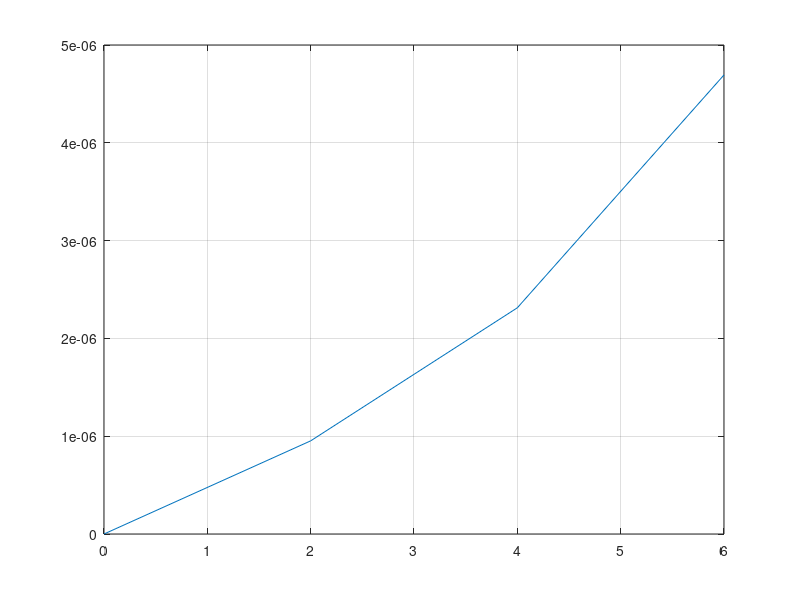

MATLAB code for this plot:
clc; 
clear all;
close all;

%% Entrada de dados 
% -------- Matriz de coordenadas do sistema --------
% Coord=[X | Y | Z] => Matriz de coordenadas 
coord=[0 0 0;
       2 0 0;
       4 0 0;
       6 0 0];

% -------- Matriz de incidência dos elementos --------
% inci=[n elemento, tipo, tab mat, tab geo, nó 1, nó 2, ...]
% Tipo 1 > Barra 1D
% Tipo 2 > Treliça
inci= [1 1 1 1 1 2;
          2 1 1 2 2 3;
          3 1 1 3 3 4];

% -------- Tabela de materiais --------
%
%  Tmat[Material 1 | Material 2 | Material 3 ...]
%
%  Linha 1: Módulo de elasticidade
%  Linha 2: Coeficiente de Poisson
%  Linha 3: Massa específica
  
Tmat=[210E9   70e9  ; 
      .33     .27   ;
      7850    2700  ];

% -------- Tabela de propriedades geométricas --------
%  Tgeo[Geo 1 | Geo 2 | Geo 3 ...]
%
%  linha 1: Área
%  linha 2: Momento de inércia da seção
%  linha 3: ...
  
Tgeo=[.1*.1          .1*0.07        .1*0.04    ; 
      .1*.1^3/12     .1*0.07^3/12   .1*0.04^3/12  ];

% -------- Condições de contorno --------
%cc=[nó | grau de liberdade | valor]
%
%   Grau de liberdade 1 --> u
%   Grau de liberdade 2 --> v
%   Grau de liberdade 3 --> w
%   Grau de liberdade 4 --> ox
%   Grau de liberdade 5 --> oy
%   Grau de liberdade 6 --> oz

cc=[1 1 0
       1 2 0
       2 2 0
      3 2 0
      4 2 0];
 
% -------- Carregamentos externos --------
% fe=[nó | grau | valor]
%
%   Grau de liberdade 1 --> Fx
%   Grau de liberdade 2 --> Fy
%   Grau de liberdade 3 --> Fz
%   Grau de liberdade 4 --> Mx
%   Grau de liberdade 5 --> My
%   Grau de liberdade 6 --> Mz

fe=[4 1 1000];
  
%% Solver
nel=size(inci,1);   %número de elementos
nnos=size(coord,1); %número de nos
ncc=size(cc,1);     %número de condi��es de contorno
nfe=size(fe,1);     %número de for�as externas

% Calcular o volume e o centro de gravidade da estrutura
Vtotal=0;
Mtotal=0;
Cg=0;
g=9.81;
for i=1:nel
no1=inci(i,5);
no2=inci(i,6);
x1=coord(no1,1);
y1=coord(no1,2);
x2=coord(no2,1);
y2=coord(no2,2);
l=sqrt((x2-x1)^2+(y2-y1)^2);
A=Tgeo(1,inci(i,4));
rho=Tmat(3,inci(i,3));
Vtotal=Vtotal+A*l;
Mtotal=Mtotal+rho*A*l;
xce=(x1+x2)/2;
yce=(y1+y2)/2;
Cg=Cg+xce*A*l*rho;
end
Cg=Cg/(Mtotal);

% Cálculo do deslocamento 
% Cria matriz id
id=zeros(2,nnos);
% Lê as condições de contorno e trava ID
for k=1:ncc
    id(cc(k,2),cc(k,1))=1;
end
neq=0;
for k=1:nnos
    for j=1:2
    if(id(j,k)==0)
       neq=neq+1;
       id(j,k)=neq;
    else
       id(j,k)=0;
    end
    end
end

kg=zeros(neq,neq);
for i=1:nel
no1=inci(i,5);
no2=inci(i,6);
x1=coord(no1,1);
y1=coord(no1,2);
x2=coord(no2,1);
y2=coord(no2,2);
l=sqrt((x2-x1)^2+(y2-y1)^2);
A=Tgeo(1,inci(i,4));
E=Tmat(1,inci(i,3));
ke=(E*A/l)*[ 1 -1 ;-1 1];
loc=[id(1,no1) id(1,no2)];        
  for il=1:2
    ilg=loc(il);
    if ilg~=0
    for ic=1:2
        icg=loc(ic);
        if icg~=0
           kg(ilg,icg)=kg(ilg,icg)+ke(il,ic);
        end
    end
    end
  end    
end
    
% Montar o vetor força
f=zeros(neq,1);
for k=1:nfe
    f(id(fe(k,2),fe(k,1)))=fe(k,3);
end
% Resolvendo o istema
u=kg\f;
% Reconstruindo o vetor solução numérica
uh=zeros(nnos,1);
for i=1:nnos
    if(id(1,i)~=0)
       uh(i)=u(id(1,i));
    end
end

% Pós-processamento  
plot(coord(:,1),uh);grid on;